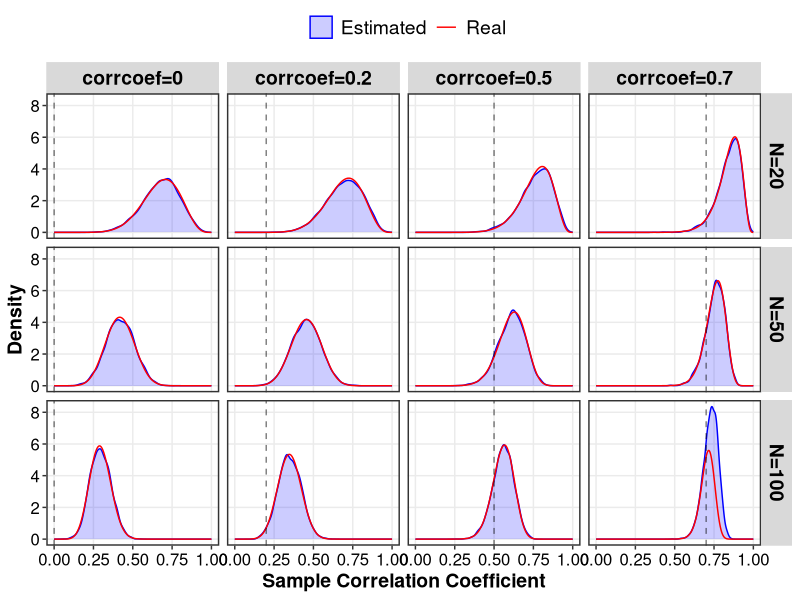

This chart was generated by the following R code:
rm(list = ls())
library(MASS)

main <- function(N=100, p=5, rho=0, r.type=1, B=1000) {
  Sig <- toeplitz(rho^seq(0, p-1))
  # Sig <- outer(rep(rho, p), rep(1, p)); diag(Sig) <- 1
  dens_func_r <- function(r, r.new, N) {
    n <- N-1
    if(r == 0) {
      dens <- gamma(n/2)*(1-r.new^2)^((n-3)/2)/(gamma((n-1)/2)*sqrt(pi))
    } else {
      temp <- 2^(n-2)*(1-r^2)^(n/2)*(1-r.new^2)^((n-3)/2)/(pi*factorial(n-2))
      dens.i <- c()
      for (i in 1:N) {
        dens.i[i] <- temp*(2*r*r.new)^(i-1)*(gamma((n+i-1)/2))^2/factorial(i-1)
      }
      dens <- sum(na.omit(dens.i))
    }
    return(dens)
  }
  
  dens_func_R <- function(R.bar, R.new, N) {
    n <- N-1
    if (R.bar == 0) {
      dens <- 2*gamma(n/2)/(gamma((p-1)/2)*gamma((n+1-p)/2))*R.new^(p-2)*(1-R.new^2)^((n+1-p)/2-1)
    } else {
      temp <- (1-R.new^2)^((n-1-p)/2)*(1-R.bar^2)^(n/2)/(gamma((n-p+1)/2)*gamma(n/2))
      dens.i <- c()
      for (i in 1:50) {
        dens.i[i] <- 2*temp*((R.bar^2)^(i-1)*R.new^(p+2*i-4)*(gamma(n/2+i-1))^2)/((factorial(i-1))*gamma((p-1)/2+i-1))
      }
      dens <- sum(na.omit(dens.i))
    }
    return(dens)
  }
  
  if(r.type == 1) {
    r12 <- c(); dens <- c(); r.vec <- seq(-1, 1, length.out=B)
    for (b in 1:B) {
      x <- mvrnorm(N, mu=rep(0, p), Sigma=Sig)
      r12[b] <- cor(x[,1], x[,2])
      r <- Sig[1,2]
      dens[b] <- dens_func_r(r, r.vec[b], N)
    }
    return(data.frame(sample_cor=r12, sample_cor_x=r.vec, d=dens, cor=r, N=N))
  }
  
  if(r.type == 2) {
    q <- 2
    Sig11 <- Sig[1:q,1:q]; Sig12 <- Sig[1:q,((q+1):p)]; Sig21 <- t(Sig12); Sig22 <- Sig[((q+1):p),((q+1):p)]
    Sig11.2 <- Sig11 - Sig12%*%solve(Sig22)%*%Sig21
    sig12.par <- Sig11.2[1,2]; sig11.par <- Sig11.2[1,1]; sig22.par <- Sig11.2[2,2];
    rho12.par <- sig12.par/sqrt(sig11.par*sig22.par)
    
    r12 <- c(); dens <- c(); r.vec <- seq(-1, 1, length.out=B)
    for (b in 1:B) {
      x <- mvrnorm(N, mu=rep(0, p), Sigma=Sig)
      A <- var(x)*(N-1)
      A11 <- A[1:q,1:q]; A12 <- A[1:q,((q+1):p)]; A21 <- t(A12); A22 <- A[((q+1):p),((q+1):p)]
      A11.2 <- A11 - A12%*%solve(A22)%*%A21
      a12.par <- A11.2[1,2]; a11.par <- A11.2[1,1]; a22.par <- A11.2[2,2]
      r12.par <- a12.par/sqrt(a11.par*a22.par)
      r12[b] <- r12.par
      
      dens[b] <- dens_func_r(rho12.par, r.vec[b], N-(p-q))
    }
    return(data.frame(sample_cor=r12, sample_cor_x=r.vec, d=dens, cor=rho12.par, N=N))
  }
  
  if(r.type == 3) {
    q <- 1
    Sig11 <- Sig[1:q,1:q]; Sig12 <- Sig[1:q,((q+1):p),drop=F]; Sig21 <- t(Sig12); Sig22 <- Sig[((q+1):p),((q+1):p)]
    R.bar <- as.numeric(sqrt((Sig12%*%solve(Sig22)%*%Sig21)/Sig11))
    
    r12 <- c(); dens <- c(); r.vec <- seq(0, 1, length.out=B)
    for (b in 1:B) {
      x <- mvrnorm(N, mu=rep(0, p), Sigma=Sig)
      A <- var(x)*(N-1)
      A11 <- A[1:q,1:q]; A12 <- A[1:q,((q+1):p),drop=F]; A21 <- t(A12); A22 <- A[((q+1):p),((q+1):p)]
      R <- as.numeric(sqrt((A12%*%solve(A22)%*%A21)/A11))
      r12[b] <- R
      dens[b] <- dens_func_R(R.bar, r.vec[b], N)
    }
    return(data.frame(sample_cor=r12, sample_cor_x=r.vec, d=dens, cor=R.bar, N=N))
  }
}

res <- list()
k <- 1
for (rho in c(0, 0.2, 0.5, 0.7)) {
  for (N in c(20, 50, 100)) {
    res[[k]] <- main(N=N, p=10, rho=rho, r.type=3, B=5000) 
    k <- k+1
  }
}

plot.res <- Reduce("rbind", res)
N.labs <- c("N=20", "N=50", "N=100")
names(N.labs) <- c("20", "50", "100")
cor.labs <- paste0("corrcoef=", unique(round(plot.res$cor, 2)))
names(cor.labs) <- paste0(unique(plot.res$cor))
library(ggplot2)
ggplot(plot.res) + 
  geom_density(aes(x=sample_cor, color="blue"), alpha=0.2, fill="blue") +
  geom_line(aes(x=sample_cor_x, y=d, color="red")) +
  geom_vline(aes(xintercept=cor), color="black", alpha=0.5,
             linetype="dashed")+
  scale_color_manual(name="", 
                     values=c("blue", "red"),
                     labels=c("Estimated", "Real")) +
  facet_grid(N ~ cor,
             labeller=labeller(N=N.labs, cor=cor.labs)) +
  theme_bw() +
  theme(axis.title=element_text(face="bold", size=14),
        axis.text.x=element_text(colour="black",
                                 size=12),
        axis.text.y=element_text(colour="black",
                                 size=12),
        legend.text=element_text(size=14),
        legend.title=element_text(face="bold", size=14)) +
  theme(panel.grid.minor=element_blank(),
        # panel.grid.major=element_blank(),
        panel.border=element_rect(size=1),
        legend.position="top") +
  theme(strip.text.x=element_text(size=14, color="black", face="bold"),
        strip.text.y=element_text(size=14, color="black", face="bold"),
        strip.background=element_rect(size=0)) +
  labs(x="Sample Correlation Coefficient", y="Density")

